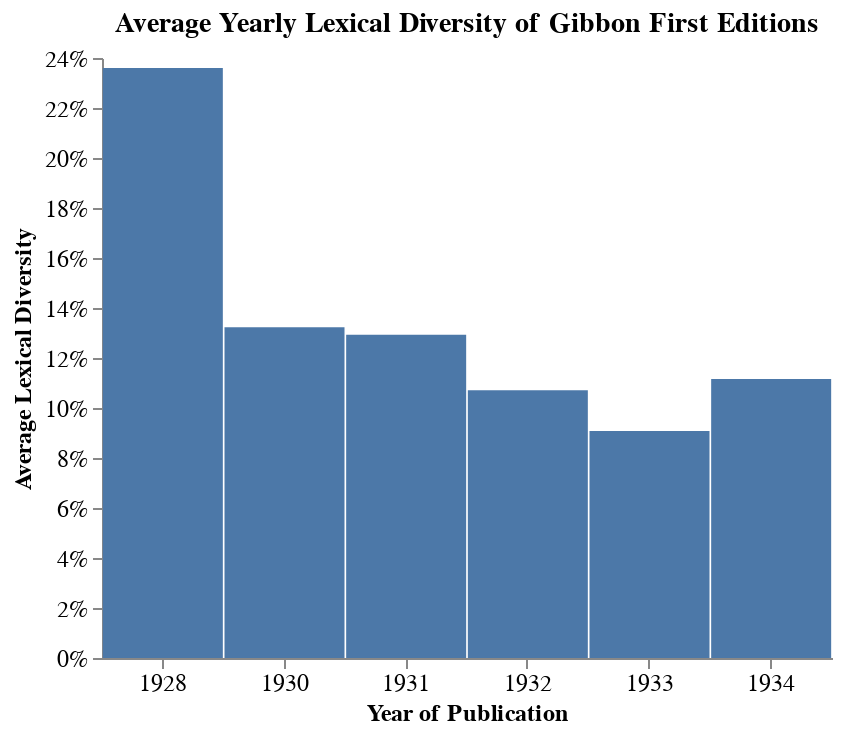

The notebook cell this image was saved under:
### Code cell
source = pd.DataFrame({
    'Year': pub_years,
    'Average Lexical Diversity': lexdiv_by_year
})

alt.Chart(source, title="Average Yearly Lexical Diversity of Gibbon First Editions").mark_bar(size=60).encode(
    alt.X('Year', axis=alt.Axis(title='Year of Publication'), type='ordinal'),
    alt.Y('Average Lexical Diversity', axis=alt.Axis(format='%', title='Average Lexical Diversity'))
).configure_axis(
    grid=False,
    labelFontSize=12,
    titleFontSize=12,
    labelAngle=0
).configure_title(
    fontSize=14,
).configure_view(
    strokeWidth=0
).properties(
    width=365
)

### Figure 1 — Vega-Lite specification as saved in the notebook (floating-point values rounded to 4 significant figures)
{"config": {"view": {"continuousWidth": 400, "continuousHeight": 300, "strokeWidth": 0}, "axis": {"grid": false, "labelAngle": 0, "labelFontSize": 12, "titleFontSize": 12}, "title": {"fontSize": 14}}, "data": {"name": "data-605a6fa27e1e9b8c424fd7f329a4fae4"}, "mark": {"type": "bar", "size": 60}, "encoding": {"x": {"type": "ordinal", "axis": {"title": "Year of Publication"}, "field": "Year"}, "y": {"type": "quantitative", "axis": {"format": "%", "title": "Average Lexical Diversity"}, "field": "Average Lexical Diversity"}}, "title": "Average Yearly Lexical Diversity of Gibbon First Editions", "width": 365, "$schema": "https://vega.github.io/schema/vega-lite/v4.8.1.json", "datasets": {"data-605a6fa27e1e9b8c424fd7f329a4fae4": [{"Year": 1928, "Average Lexical Diversity": 0.236}, {"Year": 1930, "Average Lexical Diversity": 0.1323}, {"Year": 1931, "Average Lexical Diversity": 0.1293}, {"Year": 1932, "Average Lexical Diversity": 0.1071}, {"Year": 1933, "Average Lexical Diversity": 0.09078}, {"Year": 1934, "Average Lexical Diversity": 0.1116}]}}
